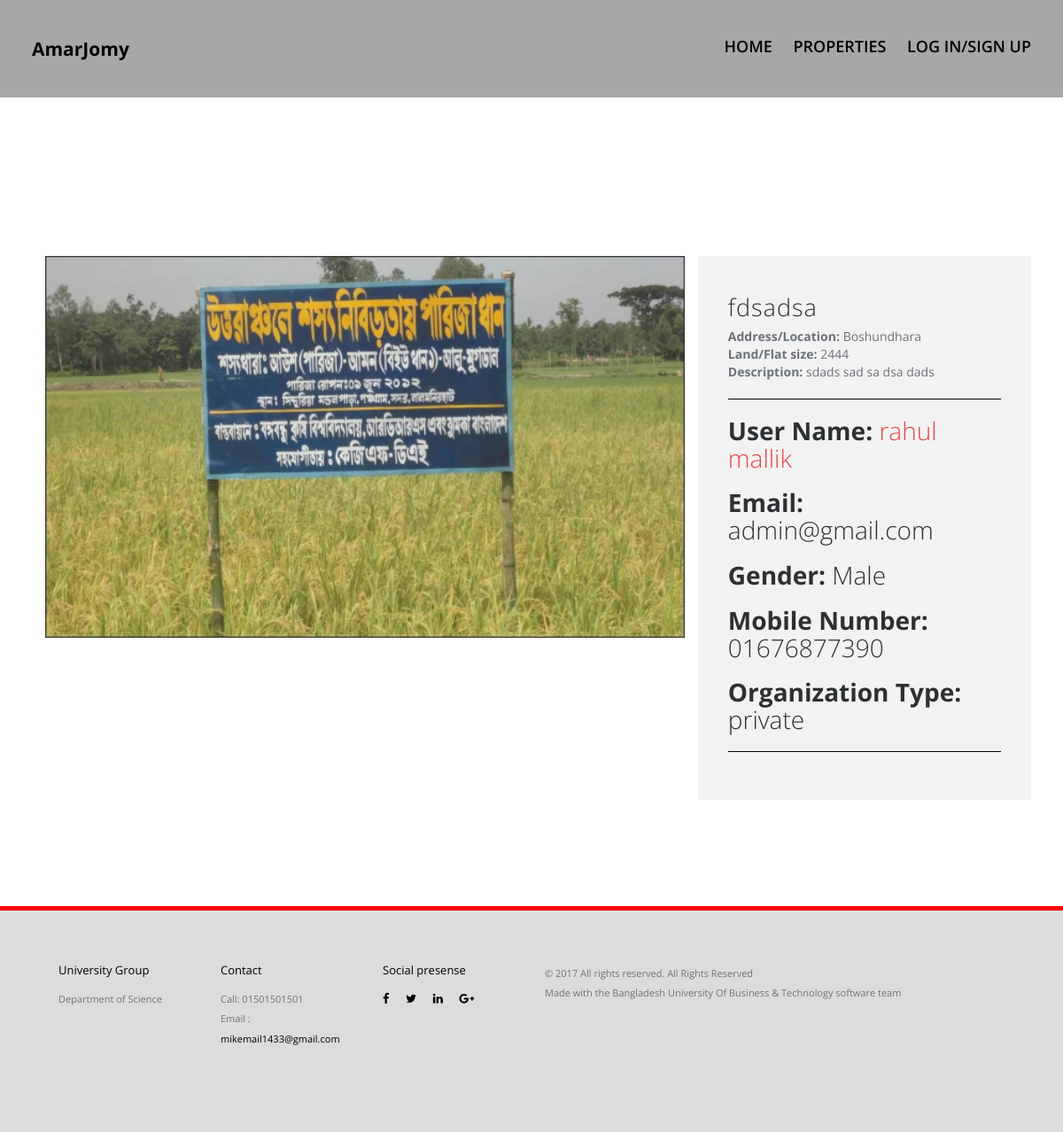
Page /blog-single.php?id=12 on the committed database.
### tables this page shows
CREATE TABLE `blog` (
  `id` int(11) NOT NULL,
  `title` varchar(100) NOT NULL,
  `desc` varchar(200) NOT NULL,
  `url` varchar(30000) NOT NULL,
  `location` varchar(200) NOT NULL,
  `size` varchar(200) NOT NULL,
  `u_id` int(100) NOT NULL,
  `stats` varchar(10) NOT NULL
);

CREATE TABLE `u_info` (
  `id` int(11) NOT NULL,
  `u_first` varchar(100) NOT NULL,
  `u_last` varchar(100) NOT NULL,
  `u_email` varchar(100) NOT NULL,
  `u_pass` varchar(100) NOT NULL,
  `u_gnd` int(100) NOT NULL,
  `u_mob` varchar(100) NOT NULL,
  `u_comp` varchar(100) NOT NULL,
  `u_finance` int(255) DEFAULT NULL
);

### blog-single.php (the view)
<?php include "header.php"; ?>
<section id="work-detail" class="section work-detail">
  <?php
    if(isset($_GET['id'])){$post_id = $_GET['id'];}
    else {header('Location: blog.php');}
    $result = $conn->query("SELECT * FROM blog WHERE id='$post_id'");
      while($row = $result->fetch_assoc()) { ?>
      <div class="container-fluid">
        <div class="row">
          <div class="col-md-8 work-detail-margin detail-image">
            <div class="work-image">
              <?php if (isset($row["url"])) { ?><p> <img src="upload/<?php echo $row["url"]; ?>" style="width:100%;" alt="<?php echo $row["title"]; ?>"> </p><?php } ?>
            </div>
          </div>
          <div class="col-md-4 work-detail-margin detail-contentbox">
            <div class="detail-content">
              <?php if (isset($row["title"])) { ?><h4><?php echo $row["title"]; ?></h4><?php } ?>
              <?php if (isset($row["location"])) { ?><?php echo "<strong>Address/Location: </strong>". $row["location"]."<br/>"; ?><?php } ?>
              <?php if (isset($row["size"])) { ?><?php echo "<strong>Land/Flat size: </strong>". $row["size"]."<br/>"; ?><?php } ?>
              <?php if (isset($row["desc"])) { ?> <?php echo "<strong>Description: </strong>". $row["desc"]; ?> <?php } ?>
              <hr style="border-color: black;">
              <?php
                $userid  = $row["u_id"];
                $result_usr = $conn->query("SELECT * FROM u_info WHERE id='$userid'");
                if ($result && mysqli_num_rows($result_usr) > 0)
                    {
                      while($row_usr = $result_usr->fetch_assoc()) {
                      echo "<h3><b>User Name: </b>". "<a href='user-single.php?userid=". $row_usr["id"] ."'>" .$row_usr["u_first"]." ".$row_usr["u_last"]. "</a>" ."</h3>";
                      echo "<h3><b>Email: </b>".$row_usr["u_email"]."</h3>";
                      echo "<h3><b>Gender: </b>";
						if($row_usr["u_gnd"]== 1){echo "Male";}else{echo "Female";}
					  echo "</h3>";
                      echo "<h3><b>Mobile Number: </b>".$row_usr["u_mob"]."</h3>";
                      echo "<h3><b>Organization Type: </b>".$row_usr["u_comp"]."</h3>";
                    }
                  }
                else
                  {
                      echo 'Username NOT Found';
                  }
              ?>
              <hr style="border-color: black;">
          </div>
        </div>
      </div>
    <?php } ?>
  </section>
<br/>
<?php include "footer.php"; ?>

### css/main.css (style rules this page uses)
p { font-size: 14px; line-height: 22.4px; color: #6c7279; }
h3 { font-size: 28px; color: #2d3033; font-weight: 300; }
h4 { font-size: 22px; color: #2d3033; font-weight: 400; }
a { color: #e84545; }
body { font-family: "Open Sans", sans-serif; font-weight: 400; color: #6c7279; }
.section { padding: 100px 0; }
.work-detail { width: 94%; margin: auto; }
.work-detail-margin { margin-top: 7%; }
.detail-image img { width: 100%; }
.detail-contentbox { background-color: #f2f2f2; padding: 3%; }
.detail-content h4 { font-size: 27px; line-height: 27px; letter-spacing: 1px; font-weight: 300; }

### rows in the picture
blog: url (picture), title "fdsadsa", location "Boshundhara", size "2444", desc "sdads sad sa dsa dads"
u_info: u_first "rahul", u_last "mallik", u_email "admin@gmail.com", u_gnd "Male", u_mob "01676877390", u_comp "private"
